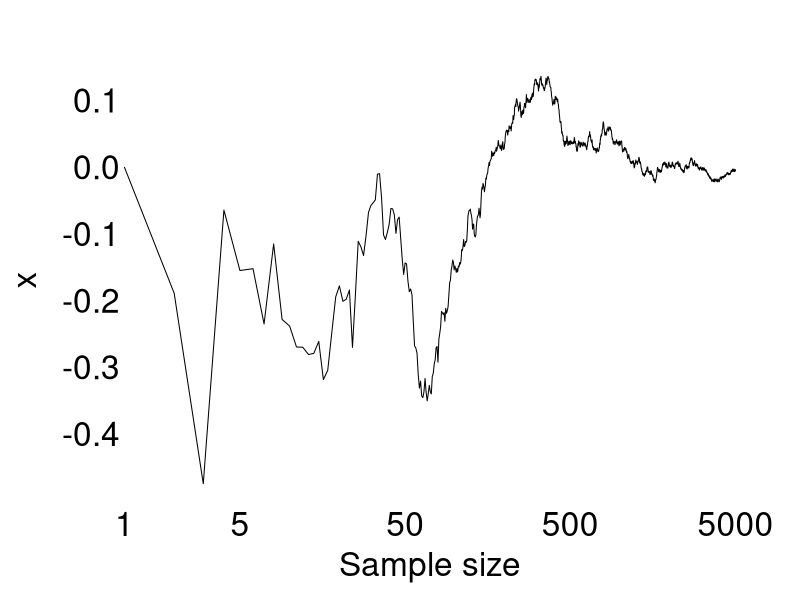
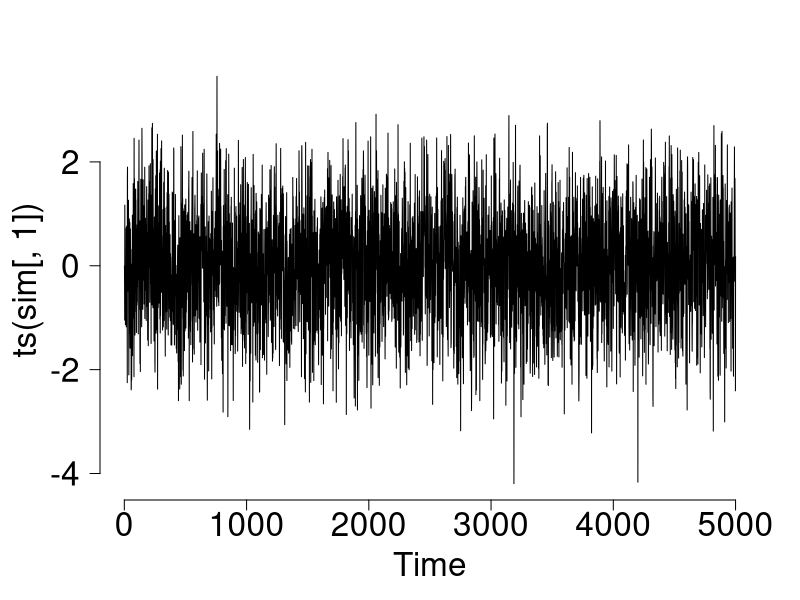
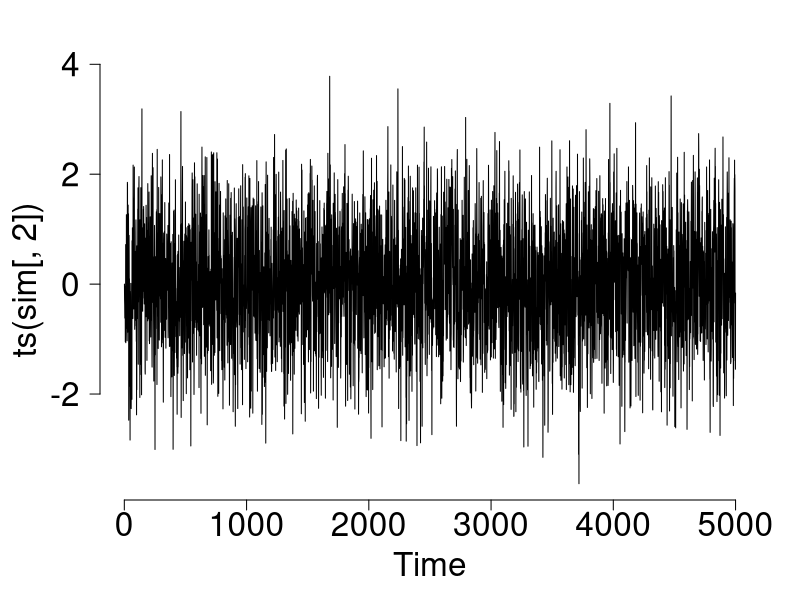
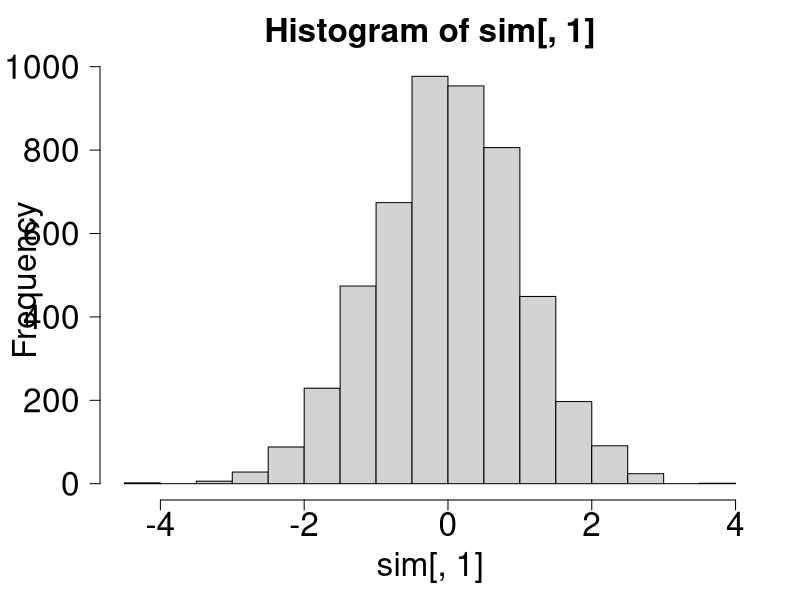
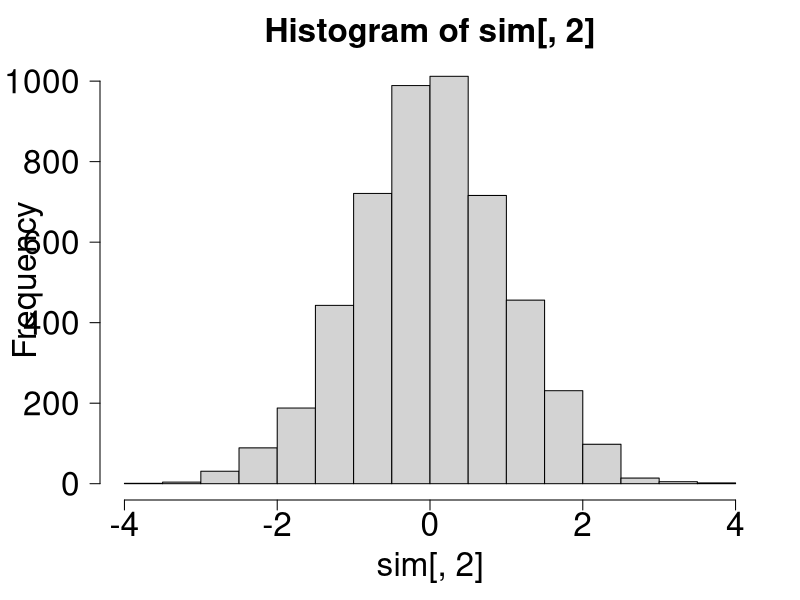
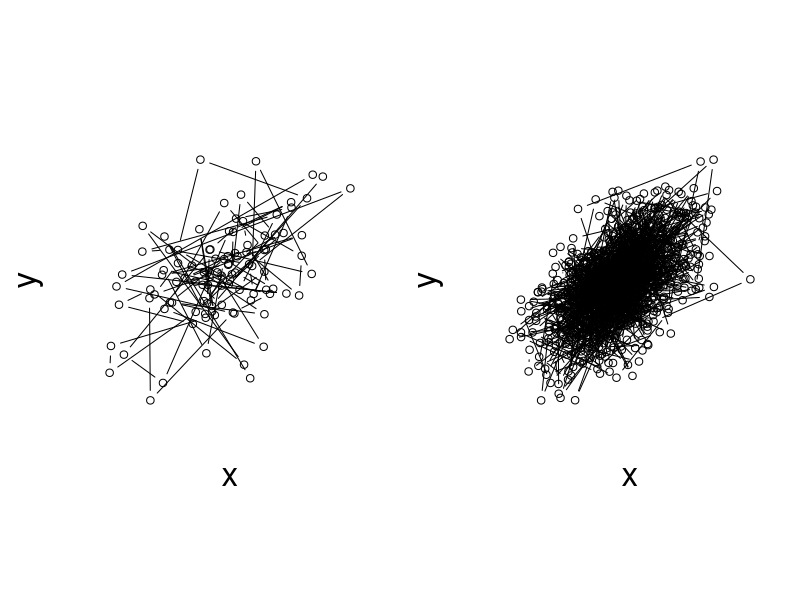

Reproduce these figures in R, in order.
#-#-#-#-#-#-#-#-#-#-#-#-#-#-#-#-#-#-#-#
# Example Gibbs sampler
# Last update: 2018 04 02
#-#-#-#-#-#-#-#-#-#-#-#-#-#-#-#-#-#-#-#
N=5000
rho=.5

# Gibbs sampler
x=y=vector()
x[1]=y[1]=0
for(i in 2:N){
  x[i] = rnorm(1,rho*y[i-1],sqrt(1-rho^2))
  y[i] = rnorm(1,rho*x[i],sqrt(1-rho^2))
}

sim=cbind(x,y)

# Plot estimate relative to sample size
par(mar=c(5,5,3,2),las=1,cex.lab=2,cex.axis=2,cex.main=2,bty='n')

# Sample size
q<-c()
for(i in 1:N){  q[i]=mean(x[1:i])}
plot(q,type='l',log='x',axes=F,xlab='Sample size',ylab='x')
axis(1,tick=F);axis(2,tick=F,line=-2)

# Convergence
plot(ts(sim[,1]))
plot(ts(sim[,2]))

# Plots of the marginals and the joint distribution
hist(sim[,1])
hist(sim[,2])

# Plot sampling
par(pty='s',mfrow=c(1,2))
plot(sim[1:100,],type="b",axes=F,xlab='x',ylab='y')
plot(sim[1:1000,],type="b",axes=F,xlab='x',ylab='y')
